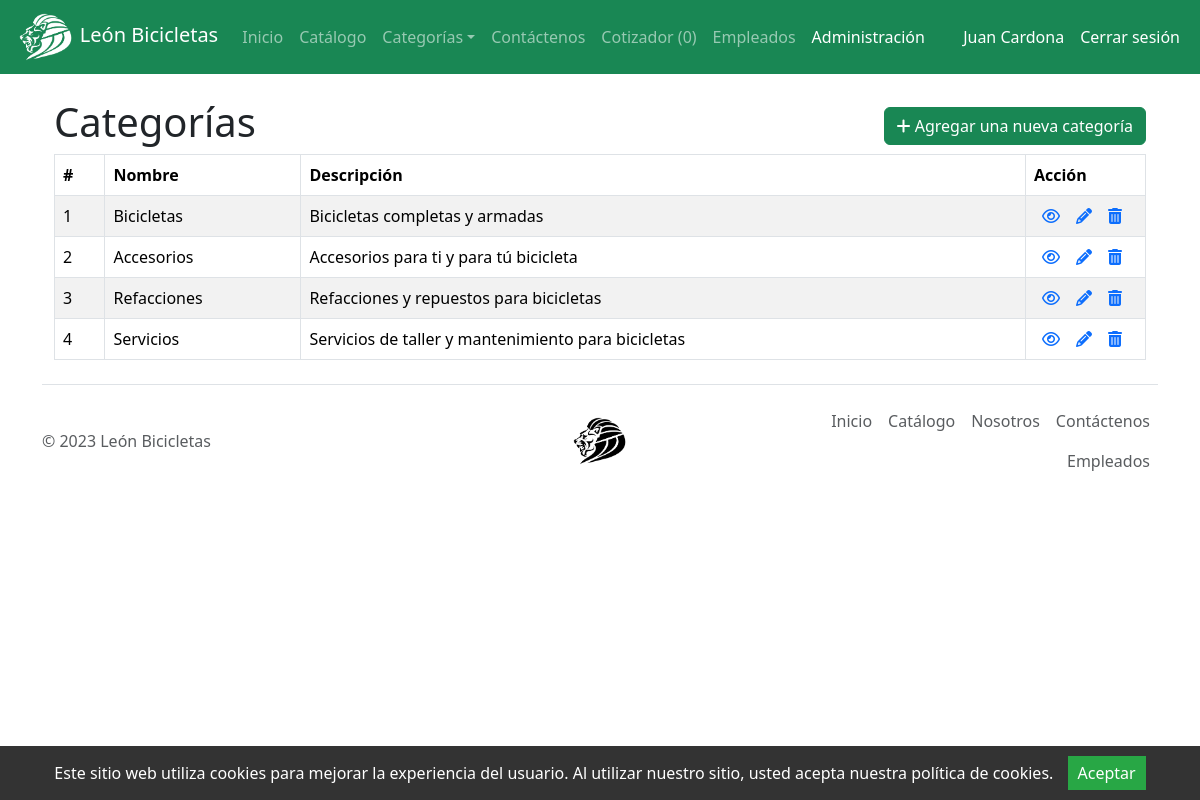
The app's page /es/back/CATEGORIA/index.php (signed in) with its own data.
### tables this page shows
create table categoria (
idCat int primary key auto_increment,
nomCat varchar(45),
descripcionCat varchar(100)
);

### es/back/CATEGORIA/index.php (the view, shortened to what this page needs)
<?php
include '../../TEMPLATE/headCRUD.php';
?>
<br>
<div class="container-lg">
    <div class="container">
        <header class="header">
            <div class="head-title">
                <h1>Categorías</h1>
            </div>
            <div class="head-btn"><a href="./create.php" class="btn btn-success"><i class="fa fa-plus"></i> Agregar una nueva categoría</a></div>
        </header>
        <?php
        require_once "../../conexion/config.php";
        $sql = "SELECT * FROM categoria";
        if ($resultado = $conn->query($sql)) {
            if ($resultado->num_rows > 0) {
                echo '<table class="table table-bordered table-striped">';
                echo '<thead>';
                echo '<tr>';
                echo '<th>#</th>';
                echo '<th>Nombre</th>';
                echo '<th>Descripción</th>';
                echo '<th>Acción</th>';
                echo '</tr>';
                echo '</thead>';
                echo '<tbody>';
                while ($row = $resultado->fetch_array()) {
                    echo "<tr>";
                    echo "<td>" . $row['idCat'] . "</td>";
                    echo "<td>" . $row['nomCat'] . "</td>";
                    echo "<td>" . $row['descripcionCat'] . "</td>";
                    echo "<td>";
                    echo '<a class="mx-2" href="./read.php?id=' . $row['idCat'] . '" class="mr-3" title="View Record" data-toggle="tooltip"><span class="fa fa-eye"></span></a>';
                    echo '<a class="mx-2" href="./update.php?id=' . $row['idCat'] . '" class="mr-3" title="Update Record" data-toggle="tooltip"><span class="fa fa-pencil"></span></a>';
                    if ($_SESSION["admin"] == 1) {
                        echo '<a class="mx-2" href="./delete.php?id=' . $row['idCat'] . '" title="Delete Record" data-toggle="tooltip"><span class="fa fa-trash"></span></a>';
                    }
                    echo "</td>";
                    echo "</tr>";
                }
                echo "</tbody>";
                echo "</table>";
            } else {
                echo '<div class="alert alert-danger"><em>No se encontraron registros</em></div>';
            }
        } else {
            echo "Ups! Algo salió mal. Intenta más tarde.";
        }
        ?>
    </div>
</div>
<?php
include '../../TEMPLATE/footer.php';
?>

### es/TEMPLATE/headCRUD.php (style rules this page uses)
table tr td:last-child { width: 120px; }
header { flex: 1; display: flex; align-items: center; grid-column: 50% 50%; width: 100%; }
.head-title { flex: 1; }

### records on screen
categoria: idCat "1", nomCat "Bicicletas", descripcionCat "Bicicletas completas y armadas"
categoria: idCat "2", nomCat "Accesorios", descripcionCat "Accesorios para ti y para tú bicicleta"
categoria: idCat "3", nomCat "Refacciones", descripcionCat "Refacciones y repuestos para bicicletas"
categoria: idCat "4", nomCat "Servicios", descripcionCat "Servicios de taller y mantenimiento para bicicletas"

### other values on screen
$_SESSION["nombre"] "Juan"
$_SESSION["apellido"] "Cardona"
